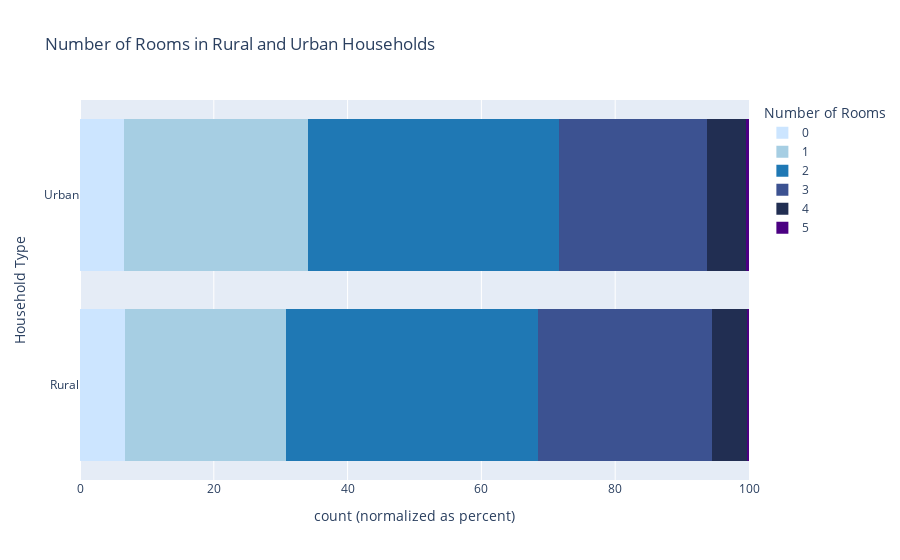

Write notebook code for a chart like this one.
### Markdown cell above
### Number of Rooms and Residents in the Home
The following histograms plot Number of rooms, Number of people and Number of children across Urban and Rural households.

### Code cell
#Set color palette
blue_colors = [
    "#cce5ff",  # Light blue
    "#a6cee3",  # Pastel blue
    "#1f78b4",  # Standard blue
    "#3C5291",  # Dark blue
    "#212E52",  # Darker blue
    "#4b0082",  # Indigo blue
    "#553D6B",  # Purple
    "#8761AB",  # Medium purple
    "#BA86EB",   # Light purple
    "#BB85AB",   # Mauve
    "#C6A1CF"   # Lilac
]

#Plot histogram
fig = px.histogram(
    electricity.sort_values(["household_type", "num_rooms"]),
    y="household_type",
    color="num_rooms",
    barmode="stack",
    barnorm="percent",
    title="Number of Rooms in Rural and Urban Households",
    labels={"num_rooms": "Number of Rooms", "household_type": "Household Type"},
    color_discrete_sequence=blue_colors
)

fig.show()

### Figure 1 — Plotly figure (JSON) as saved in the notebook; plotly's stock layout.template omitted (floating-point values rounded to 4 significant figures; data arrays with more than 128 entries replaced by an {"elided": "..."} marker saying what was removed)
{"data": [{"alignmentgroup": "True", "bingroup": "y", "hovertemplate": "Number of Rooms=0<br>count (normalized as percent)=%{x}<br>Household Type=%{y}<extra></extra>", "legendgroup": "0", "marker": {"color": "#cce5ff", "pattern": {"shape": ""}}, "name": "0", "offsetgroup": "0", "orientation": "h", "showlegend": true, "type": "histogram", "xaxis": "x", "y": ["Rural", "Rural", "Rural", "Rural", "Rural", "Rural", "Rural", "Rural", "Rural", "Rural", "Rural", "Rural", "Rural", "Rural", "Rural", "Rural", "Rural", "Rural", "Rural", "Rural", "Rural", "Rural", "Rural", "Rural", "Rural", "Rural", "Urban", "Urban", "Urban", "Urban", "Urban", "Urban", "Urban", "Urban", "Urban", "Urban", "Urban", "Urban", "Urban", "Urban", "Urban", "Urban", "Urban", "Urban", "Urban", "Urban", "Urban", "Urban", "Urban", "Urban", "Urban", "Urban", "Urban", "Urban", "Urban", "Urban", "Urban", "Urban", "Urban", "Urban", "Urban", "Urban", "Urban", "Urban", "Urban"], "yaxis": "y"}, {"alignmentgroup": "True", "bingroup": "y", "hovertemplate": "Number of Rooms=1<br>count (normalized as percent)=%{x}<br>Household Type=%{y}<extra></extra>", "legendgroup": "1", "marker": {"color": "#a6cee3", "pattern": {"shape": ""}}, "name": "1", "offsetgroup": "1", "orientation": "h", "showlegend": true, "type": "histogram", "xaxis": "x", "y": {"elided": "253 str values"}, "yaxis": "y"}, {"alignmentgroup": "True", "bingroup": "y", "hovertemplate": "Number of Rooms=2<br>count (normalized as percent)=%{x}<br>Household Type=%{y}<extra></extra>", "legendgroup": "2", "marker": {"color": "#1f78b4", "pattern": {"shape": ""}}, "name": "2", "offsetgroup": "2", "orientation": "h", "showlegend": true, "type": "histogram", "xaxis": "x", "y": {"elided": "366 str values"}, "yaxis": "y"}, {"alignmentgroup": "True", "bingroup": "y", "hovertemplate": "Number of Rooms=3<br>count (normalized as percent)=%{x}<br>Household Type=%{y}<extra></extra>", "legendgroup": "3", "marker": {"color": "#3C5291", "pattern": {"shape": ""}}, "name": "3", "offsetgroup": "3", "orientation": "h", "showlegend": true, "type": "histogram", "xaxis": "x", "y": {"elided": "230 str values"}, "yaxis": "y"}, {"alignmentgroup": "True", "bingroup": "y", "hovertemplate": "Number of Rooms=4<br>count (normalized as percent)=%{x}<br>Household Type=%{y}<extra></extra>", "legendgroup": "4", "marker": {"color": "#212E52", "pattern": {"shape": ""}}, "name": "4", "offsetgroup": "4", "orientation": "h", "showlegend": true, "type": "histogram", "xaxis": "x", "y": ["Rural", "Rural", "Rural", "Rural", "Rural", "Rural", "Rural", "Rural", "Rural", "Rural", "Rural", "Rural", "Rural", "Rural", "Rural", "Rural", "Rural", "Rural", "Rural", "Rural", "Urban", "Urban", "Urban", "Urban", "Urban", "Urban", "Urban", "Urban", "Urban", "Urban", "Urban", "Urban", "Urban", "Urban", "Urban", "Urban", "Urban", "Urban", "Urban", "Urban", "Urban", "Urban", "Urban", "Urban", "Urban", "Urban", "Urban", "Urban", "Urban", "Urban", "Urban", "Urban", "Urban", "Urban"], "yaxis": "y"}, {"alignmentgroup": "True", "bingroup": "y", "hovertemplate": "Number of Rooms=5<br>count (normalized as percent)=%{x}<br>Household Type=%{y}<extra></extra>", "legendgroup": "5", "marker": {"color": "#4b0082", "pattern": {"shape": ""}}, "name": "5", "offsetgroup": "5", "orientation": "h", "showlegend": true, "type": "histogram", "xaxis": "x", "y": ["Rural", "Urban", "Urban", "Urban"], "yaxis": "y"}], "layout": {"barmode": "stack", "barnorm": "percent", "legend": {"title": {"text": "Number of Rooms"}, "tracegroupgap": 0}, "title": {"text": "Number of Rooms in Rural and Urban Households"}, "xaxis": {"anchor": "y", "domain": [0, 1], "title": {"text": "count (normalized as percent)"}}, "yaxis": {"anchor": "x", "domain": [0, 1], "title": {"text": "Household Type"}}}}
